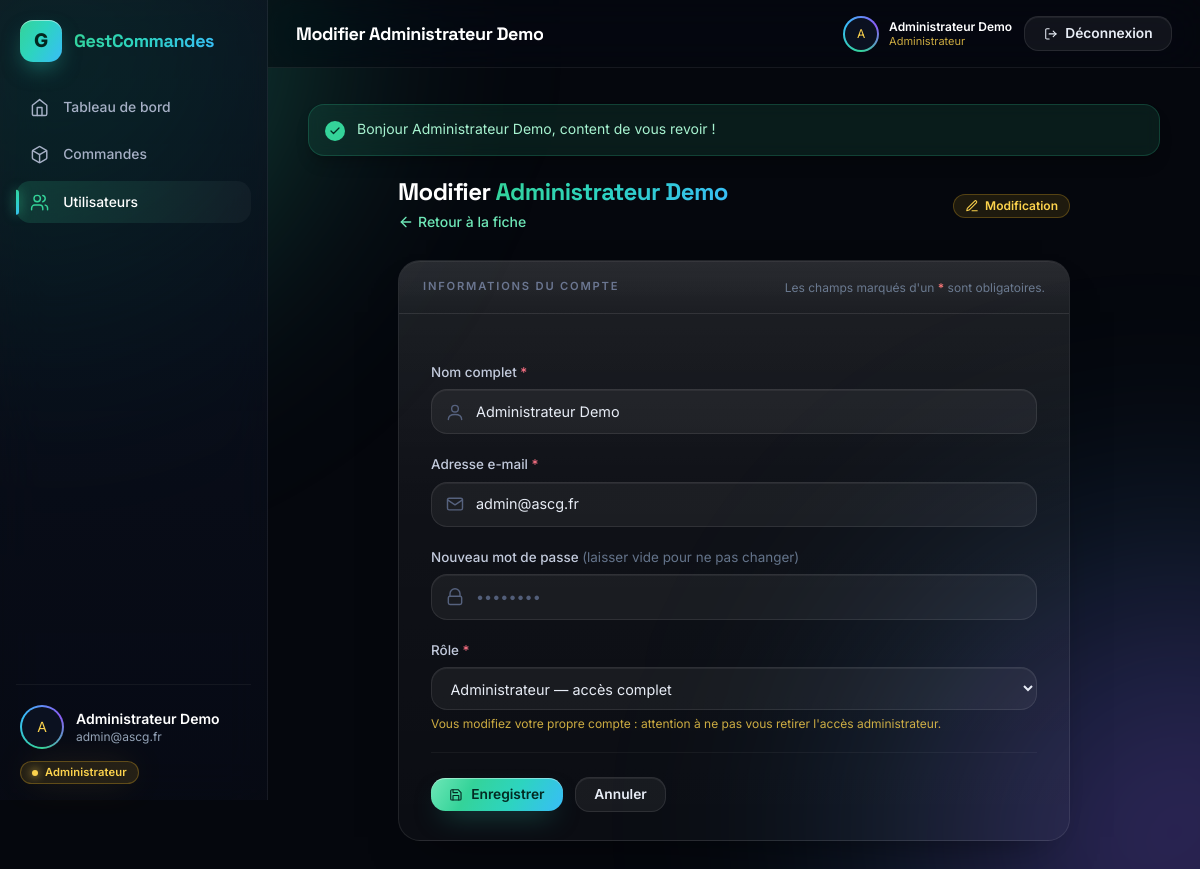
/users/edit?id=1 (signed in), run on the app's committed database.
### tables this page shows
CREATE TABLE users (
     
     
    id INT UNSIGNED NOT NULL AUTO_INCREMENT,

     
    name VARCHAR(100) NOT NULL,

     
     
    email VARCHAR(190) NOT NULL,

     
     
    password VARCHAR(255) NOT NULL,

     
     
     
     
    role ENUM('admin', 'user') NOT NULL DEFAULT 'user',

     
     
    created_at TIMESTAMP NOT NULL DEFAULT CURRENT_TIMESTAMP,

     
    updated_at TIMESTAMP NULL DEFAULT NULL ON UPDATE CURRENT_TIMESTAMP,

     
    PRIMARY KEY (id),

     
    UNIQUE KEY uniq_email (email)
);

### app/Core/Controller.php (called while the page is built, shortened)
<?php
abstract class Controller
{
    protected array $viewData = [];
    protected array $errors = [];
    protected function render(string $view, array $data = []): void
    {
        $this->viewData = array_merge($this->viewData, $data);
        extract($this->viewData, EXTR_SKIP);
        $errors  = $this->errors;
        $viewFile = VIEWS_PATH . '/' . $view . '.php';
        include VIEWS_PATH . '/layouts/header.php';
        include $viewFile;
        include VIEWS_PATH . '/layouts/footer.php';
    }
    protected function query(string $key, mixed $default = null): mixed
    {
        return $_GET[$key] ?? $default;
    }
}

### app/Controllers/UserController.php (called while the page is built, shortened)
<?php
class UserController extends Controller
{
    public function edit(): void
    {
        $user = $this->findOr404();
        $this->render('users/edit', [
            'user'  => $user,
            'title' => 'Modifier ' . $user['name'],
        ]);
    }
    private function findOr404(): array
    {
        $id = (int) ($_POST['id'] ?? $this->query('id', 0));
        $userModel = new User();
        $user      = $userModel->findById($id);
        return $user;
    }
}

### public/index.php (called while the page is built, shortened)
<?php
require BASE_PATH . '/app/Core/helpers.php';
spl_autoload_register(function (string $classe): void {
    $dossiers = [
        BASE_PATH . '/app/Core',
        BASE_PATH . '/app/Controllers',
        BASE_PATH . '/app/Models',
    ];
    foreach ($dossiers as $dossier) {
        $fichier = $dossier . '/' . $classe . '.php';
        if (file_exists($fichier)) {
            return;
        }
    }
});
$router = new Router();
if (isset($_GET['__path']) && is_string($_GET['__path'])) {
    $urlDemandee = '/' . trim($_GET['__path'], '/');
}
$router->dispatch($urlDemandee);

### app/Core/helpers.php (called while the page is built, shortened)
<?php
function e(?string $texte): string
{
    return htmlspecialchars((string) $texte, ENT_QUOTES, 'UTF-8');
}
function url(string $chemin = ''): string
{
    $url = BASE_URL . '/' . ltrim($chemin, '/');
    return rtrim($url, '/');
}

### app/Core/Model.php (called while the page is built, shortened)
<?php
abstract class Model
{
    protected string $table = '';
    protected PDO $db;
    public function __construct()
    {
        $this->db = Database::getInstance();
    }
    public function findById(int $id): ?array
    {
        $sql = 'SELECT * FROM `' . $this->table . '` WHERE id = :id LIMIT 1';
        $stmt = $this->db->prepare($sql);
        $stmt->execute([':id' => $id]);
        $ligne = $stmt->fetch();
        return $ligne === false ? null : $ligne;
    }
}

### app/Core/Database.php (called while the page is built, shortened)
<?php
class Database
{
    private static ?PDO $instance = null;
    public static function getInstance(): PDO
    {
        if (self::$instance === null) {
            $dsn = 'mysql:host=' . DB_HOST
                 . ';port=' . DB_PORT
                 . ';dbname=' . DB_NAME
                 . ';charset=' . DB_CHARSET;
            $options = [
                PDO::ATTR_ERRMODE => PDO::ERRMODE_EXCEPTION,
                PDO::ATTR_DEFAULT_FETCH_MODE => PDO::FETCH_ASSOC,
                PDO::ATTR_EMULATE_PREPARES => false,
            ];
            try {
                self::$instance = new PDO($dsn, DB_USER, DB_PASS, $options);
            } catch (PDOException $e) {
                if (APP_DEBUG) {
                    die('Erreur de connexion MySQL : ' . $e->getMessage());
                }
                die('Impossible de se connecter à la base de données.');
            }
        }
        return self::$instance;
    }
}

### app/Core/Auth.php (called while the page is built, shortened)
<?php
class Auth
{
    public static function check(): bool
    {
        return isset($_SESSION['user_id']);
    }
    public static function role(): string
    {
        return ($_SESSION['user_role'] ?? '') === 'admin' ? 'admin' : (self::check() ? 'user' : '');
    }
    public static function isAdmin(): bool
    {
        return self::role() === 'admin';
    }
    public static function id(): ?int
    {
        return isset($_SESSION['user_id']) ? (int) $_SESSION['user_id'] : null;
    }
}

### app/View/users/edit.php (the view, shortened to what this page needs)
<?php
$user   = $user ?? [];
$errors = $errors ?? [];
$erreurDe = function (string $champ) use ($errors): string {
    return $errors[$champ][0] ?? '';
};
?>
<div class="mx-auto w-full max-w-2xl">
    <div class="anim-fade-up mb-6 flex flex-col gap-3 sm:flex-row sm:items-center sm:justify-between">
        <div>
            <h2 class="font-display text-2xl font-bold tracking-tight text-white">
                Modifier <span class="gradient-text"><?= e($user['name'] ?? '') ?></span>
            </h2>
            <a href="<?= url('/users/show') ?>?id=<?= (int) ($user['id'] ?? 0) ?>"
               class="mt-1 inline-flex items-center gap-1 text-sm font-medium text-emerald-300 transition hover:text-emerald-200">
                <svg xmlns="http://www.w3.org/2000/svg" viewBox="0 0 24 24" fill="none" stroke="currentColor" stroke-width="2" stroke-linecap="round" stroke-linejoin="round" class="h-4 w-4"><path d="m12 19-7-7 7-7"/><path d="M19 12H5"/></svg>
                Retour à la fiche
            </a>
        </div>
        <span class="inline-flex w-fit items-center gap-1.5 rounded-full bg-amber-400/10 px-3 py-1 text-xs font-semibold text-amber-300 ring-1 ring-inset ring-amber-400/25">
            <svg xmlns="http://www.w3.org/2000/svg" viewBox="0 0 24 24" fill="none" stroke="currentColor" stroke-width="1.8" stroke-linecap="round" stroke-linejoin="round" class="h-3.5 w-3.5"><path d="M12 20h9"/><path d="M16.5 3.5a2.12 2.12 0 0 1 3 3L7 19l-4 1 1-4Z"/></svg>
            Modification
        </span>
    </div>
    <div class="glass-card glass-card--flat anim-fade-up d-1 overflow-hidden">
        <div class="glass-head">
            <h2 class="glass-kicker">Informations du compte</h2>
            <p class="mt-0.5 text-xs text-slate-500">Les champs marqués d'un <span class="font-semibold text-red-400">*</span> sont obligatoires.</p>
        </div>
        <form method="POST" action="<?= url('/users/update') ?>?id=<?= (int) ($user['id'] ?? 0) ?>" class="space-y-5 px-6 py-7 sm:px-8">
            <div class="anim-fade-up d-1">
                <label for="name" class="field-label">Nom complet <span class="req">*</span></label>
                <div class="relative">
                    <span class="field-ic" aria-hidden="true">
                        <svg xmlns="http://www.w3.org/2000/svg" viewBox="0 0 24 24" fill="none" stroke="currentColor" stroke-width="1.7" stroke-linecap="round" stroke-linejoin="round" class="h-5 w-5"><circle cx="12" cy="8" r="4"/><path d="M4 21c0-4 3.6-6 8-6s8 2 8 6"/></svg>
                    </span>
                    <input type="text" id="name" name="name"
                           value="<?= e($user['name'] ?? '') ?>"
                           required
                           class="input input--pad-ic <?= $erreurDe('name') !== '' ? 'input--err' : '' ?>">
                </div>
            </div>
            <div class="anim-fade-up d-2">
                <label for="email" class="field-label">Adresse e-mail <span class="req">*</span></label>
                <div class="relative">
                    <span class="field-ic" aria-hidden="true">
                        <svg xmlns="http://www.w3.org/2000/svg" viewBox="0 0 24 24" fill="none" stroke="currentColor" stroke-width="1.7" stroke-linecap="round" stroke-linejoin="round" class="h-5 w-5"><rect x="3" y="5" width="18" height="14" rx="2"/><path d="m3 7 9 6 9-6"/></svg>
                    </span>
                    <input type="email" id="email" name="email"
                           value="<?= e($user['email'] ?? '') ?>"
                           required
                           class="input input--pad-ic <?= $erreurDe('email') !== '' ? 'input--err' : '' ?>">
                </div>
            </div>
            <div class="anim-fade-up d-3">
                <label for="password" class="field-label">
                    Nouveau mot de passe
                    <span class="font-normal text-slate-500">(laisser vide pour ne pas changer)</span>
                </label>
                <div class="relative">
                    <span class="field-ic" aria-hidden="true">
                        <svg xmlns="http://www.w3.org/2000/svg" viewBox="0 0 24 24" fill="none" stroke="currentColor" stroke-width="1.7" stroke-linecap="round" stroke-linejoin="round" class="h-5 w-5"><path d="M6 11V8a6 6 0 0 1 12 0v3"/><rect x="4" y="11" width="16" height="10" rx="2"/></svg>
                    </span>
                    <input type="password" id="password" name="password" autocomplete="new-password"
                           placeholder="••••••••"
                           class="input input--pad-ic <?= $erreurDe('password') !== '' ? 'input--err' : '' ?>">
                </div>
            </div>
            <?php if (Auth::isAdmin()): ?>
            <div class="anim-fade-up d-4">
                <label for="role" class="field-label">Rôle <span class="req">*</span></label>
                <select id="role" name="role" required class="input">
                    <option value="admin" <?= ($user['role'] ?? '') === 'admin' ? 'selected' : '' ?>>Administrateur — accès complet</option>
                </select>
                <?php if ((int) ($user['id'] ?? 0) === Auth::id()): ?>
                    <p class="mt-1.5 text-xs text-amber-300/80">Vous modifiez votre propre compte : attention à ne pas vous retirer l'accès administrateur.</p>
                <?php endif; ?>
            </div>
            <?php endif; ?>
            <div class="anim-fade-up d-5 flex flex-wrap items-center gap-3 border-t border-white/5 pt-6">
                <button type="submit" class="btn btn-primary">
                    <svg xmlns="http://www.w3.org/2000/svg" viewBox="0 0 24 24" fill="none" stroke="currentColor" stroke-width="2" stroke-linecap="round" stroke-linejoin="round"><path d="M19 21H5a2 2 0 0 1-2-2V5a2 2 0 0 1 2-2h11l5 5v11a2 2 0 0 1-2 2z"/><path d="M17 21v-8H7v8"/><path d="M7 3v5h8"/></svg>
                    Enregistrer
                </button>
                <a href="<?= url('/users/show') ?>?id=<?= (int) ($user['id'] ?? 0) ?>" class="btn btn-ghost">Annuler</a>
            </div>
        </form>
    </div>
</div>

### app/Core/Router.php (shortened to what this page needs)
<?php
class Router
{
    private array $routes = [];
    public function add(string $method, string $path, string $controller, string $action): void
    {
        $path = rtrim($path, '/') ?: '/';
        $this->routes[] = [
            'method'     => strtoupper($method),
            'path'       => $path,
            'controller' => $controller,
            'action'     => $action,
        ];
    }
    public function dispatch(string $url): void
    {
        $path = parse_url($url, PHP_URL_PATH) ?? '/';
        $path = trim($path, '/');
        $method = $_SERVER['REQUEST_METHOD'] ?? 'GET';
        foreach ($this->routes as $route) {
            if ($route['method'] !== $method) {
                continue;
            }
            if (trim($route['path'], '/') === $path) {
                $action         = $route['action'];
                $controller = new $controllerName();
                call_user_func([$controller, $action]);
                return;
            }
        }
    }
}

### data on the page
users: name "Administrateur Demo", email "admin@ascg.fr", role "Administrateur — accès complet"

### other printed values
$message "Bonjour Administrateur Demo, content de vous revoir !"
